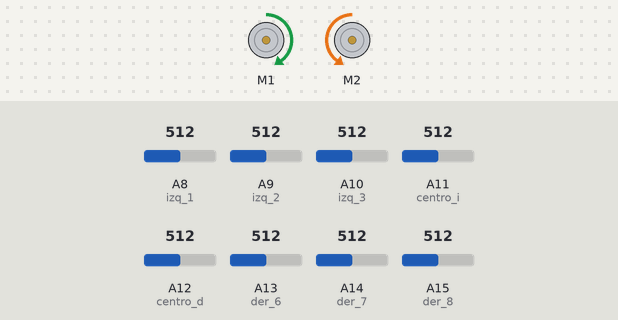
The sketch below on a simulated Arduino Mega 2560, built with avr-gcc and run on an emulated ATmega2560. Shown: 2 × DC motor (green arrow = forward, orange = backward, longer = faster). Inputs (shaded band) come from the test bench; at power-on: A8 (izq_1) = 512, A9 (izq_2) = 512, A10 (izq_3) = 512, A11 (centro_i) = 512, A12 (centro_d) = 512, A13 (der_6) = 512, A14 (der_7) = 512, A15 (der_8) = 512. What the sketch prints to the serial monitor is not drawn.

Above: at 1.8 s.
1.9 s: A8 (izq_1) set to 799
4.2 s: A8 (izq_1) set to 823
At 7.0 s:
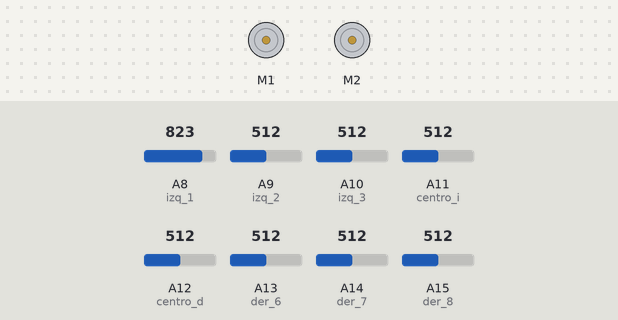
Timing chart, 0 to 8.5 s (numbered marks = the images above; inputs shaded):
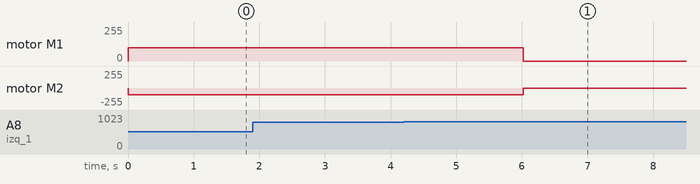

Measured:
- the behaviour switches between 809 and 810 on A8 (izq_1) (found by bisection; images 0 and 1)
- after the input at 1.9 s, every drawn part: stays the same
- after the input at 4.2 s, motor M1: forward 100/255 → stopped after 1.8 s; motor M2: backward 100/255 → stopped after 1.8 s

The sketch:

3_PUNTOS.ino
```cpp
#include <QTRSensors.h>

#include <AFMotor.h>

AF_DCMotor motor1(1);
AF_DCMotor motor2(2);


boolean True;
//puertos de conección de sensor infrarojo
    int izq_1=A8;
    int izq_2=A9;
    int izq_3=A10;
    int centro_i=A11;
    int centro_d=A12;
    int der_6=A13;
    int der_7=A14;
    int der_8=A15;

//valores de blanco y negro
    int bco=500;//600
   int digitalWrite_black=810;//600
    int digitalWrite_white=780;

//Variables donde se guardan las lecuturas analogas del sensor infrarojo
    int l1=0;
    int l2=0;
    int l3=0;
    int l4=0;
    int l5=0;
    int l6=0;
    int l7=0;
    int l8=0;
//Variables para valor digital de lectura del sensor infrarojo
    int dl1=0;
    int dl2=0;
    int dl3=0;
    int dl4=0;
    int dl5=0;
    int dl6=0;
    int dl7=0;
    int dl8=0;


void setup() {
  // put your setup code here, to run once:
  motor1.setSpeed(100);
  motor2.setSpeed(100);
  Serial.begin(9600);
  // put your setup code here, to run once:
    //inicia puertos digitales para sensores infrarojos
    pinMode(izq_1,INPUT);
    pinMode(izq_2,INPUT);
    pinMode(izq_3,INPUT);
    pinMode(centro_i,INPUT);
    pinMode(centro_d,INPUT);
    pinMode(der_6,INPUT);
    pinMode(der_7,INPUT);
    pinMode(der_8,INPUT);

}

void loop() {
  // put your main code here, to run repeatedly:
  motor1.run(FORWARD);
  motor2.run(BACKWARD);

  if(l1>=digitalWrite_black){
    Serial.println("stop");
    motor1.run (RELEASE);
    motor1.setSpeed (0);
    motor2.run (RELEASE);
    motor2.setSpeed (0);
  }
    if(l2>=digitalWrite_black){
    Serial.println("stop");
    motor1.run (RELEASE);
    motor1.setSpeed (0);
    motor2.run (RELEASE);
    motor2.setSpeed (0);
  }
    if(l3>=digitalWrite_black){
    Serial.println("stop");
    motor1.run (RELEASE);
    motor1.setSpeed (0);
    motor2.run (RELEASE);
    motor2.setSpeed (0);
  }
    if(l4>=digitalWrite_black){
    Serial.println("stop");
    motor1.run (RELEASE);
    motor1.setSpeed (0);
    motor2.run (RELEASE);
    motor2.setSpeed (0);
  }
    if(l5>=digitalWrite_black){
    Serial.println("stop");
    motor1.run (RELEASE);
    motor1.setSpeed (0);
    motor2.run (RELEASE);
    motor2.setSpeed (0);
  }
    if(l6>=digitalWrite_black){
    Serial.println("stop");
    motor1.run (RELEASE);
    motor1.setSpeed (0);
    motor2.run (RELEASE);
    motor2.setSpeed (0);
  }
    if(l7>=digitalWrite_black){
    Serial.println("stop");
    motor1.run (RELEASE);
    motor1.setSpeed (0);
    motor2.run (RELEASE);
    motor2.setSpeed (0);
  }
    if(l8>=digitalWrite_black){
    Serial.println("stop");
    motor1.run (RELEASE);
    motor1.setSpeed (0);
    motor2.run (RELEASE);
    motor2.setSpeed (0);
  }
   // put your main code here, to run repeatedly:
  leerinfra();

}


void leerinfra(){
    // Lectura analogica de los senores Infrarrojos
    l1=analogRead(izq_1);
    l2=analogRead(izq_2);
    l3=analogRead(izq_3);
    l4=analogRead(centro_i);
    l5=analogRead(centro_d);
    l6=analogRead(der_6);
    l7=analogRead(der_7);
    l8=analogRead(der_8);

    //Conversion de datos analogos a Digitales  a 0 1  1=blanco 0=negro

    if (l1<=bco){dl1=1;} else {dl1=0;}
    if (l2<=bco){dl2=1;} else {dl2=0;}
    if (l3<=bco){dl3=1;} else {dl3=0;}
    if (l4<=bco){dl4=1;} else {dl4=0;}
    if (l5<=bco){dl5=1;} else {dl5=0;}
    if (l6<=bco){dl6=1;} else {dl6=0;}
    if (l7<=bco){dl7=1;} else {dl7=0;}
    if (l8<=bco){dl8=1;} else {dl8=0;}

    Serial.print("S1  ");
    Serial.println(l1);
    Serial.print("S2  ");
    Serial.println(l2);
    Serial.print("S3  ");
    Serial.println(l2);
    Serial.print("S4  ");
    Serial.println(l2);
    Serial.print("S5  ");
    Serial.println(l2);
    Serial.print("S6  ");
    Serial.println(l2);
    Serial.print("S7  ");
    Serial.println(l2);
    Serial.print("S8  ");


    delay(1000);
 }
```
